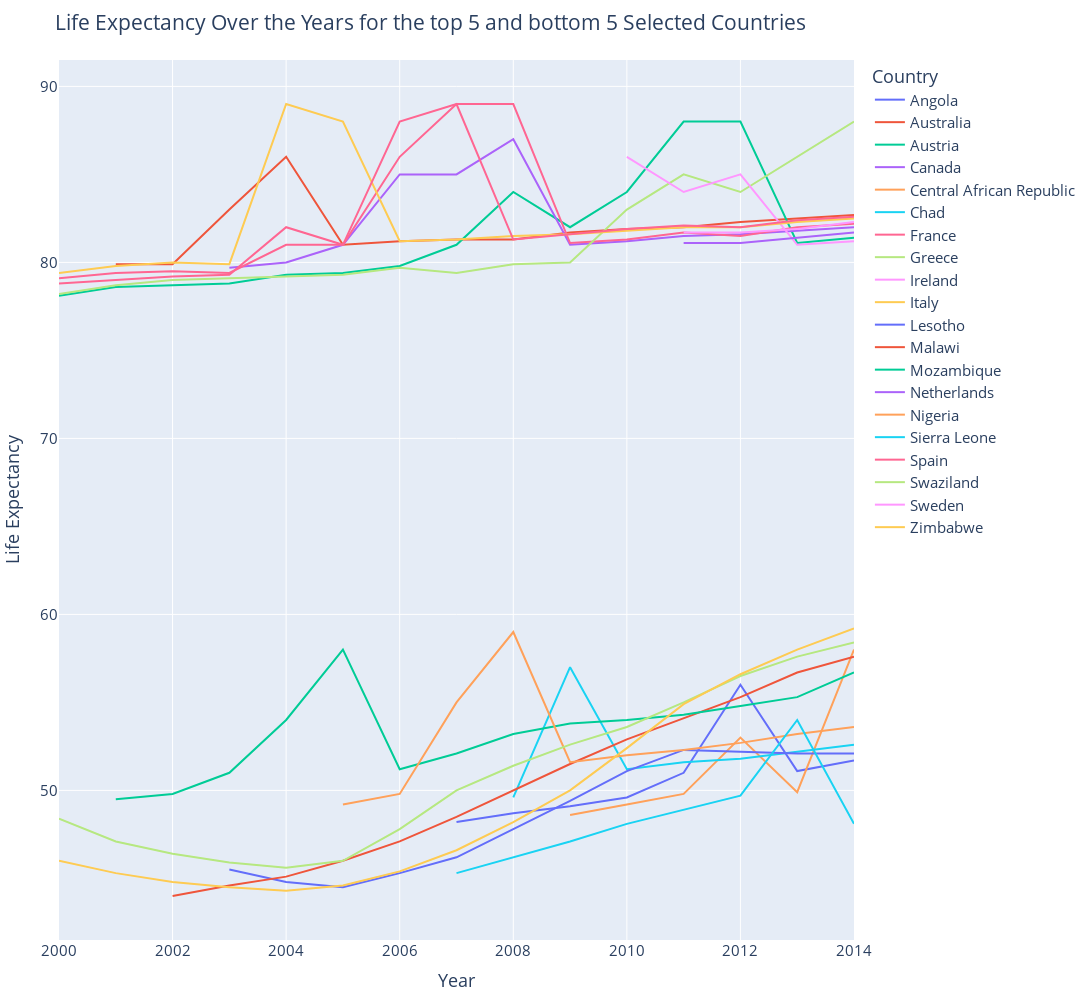

Write notebook code for a chart like this one.
### Code cell
fig = px.line(filtered_df, x='Year', y='Life expectancy ', color='Country',title='Life Expectancy Over the Years for the top 5 and bottom 5 Selected Countries')
fig.update_layout(
    xaxis_title='Year',
    yaxis_title='Life Expectancy',
    legend_title='Country',
    font=dict(size=15),
    width=1500,
    height=1000,
    margin=dict(l=20, r=20, t=60, b=20))

fig.show()

### Figure 1 — Plotly figure (JSON) as saved in the notebook; plotly's stock layout.template omitted (floating-point values rounded to 4 significant figures)
{"data": [{"hovertemplate": "Country=Angola<br>Year=%{x}<br>Life expectancy =%{y}<extra></extra>", "legendgroup": "Angola", "line": {"color": "#636efa", "dash": "solid"}, "marker": {"symbol": "circle"}, "mode": "lines", "name": "Angola", "orientation": "v", "showlegend": true, "type": "scatter", "x": [2014, 2013, 2012, 2011, 2010, 2009, 2008, 2007], "xaxis": "x", "y": [51.7, 51.1, 56, 51, 49.6, 49.1, 48.7, 48.2], "yaxis": "y"}, {"hovertemplate": "Country=Australia<br>Year=%{x}<br>Life expectancy =%{y}<extra></extra>", "legendgroup": "Australia", "line": {"color": "#EF553B", "dash": "solid"}, "marker": {"symbol": "circle"}, "mode": "lines", "name": "Australia", "orientation": "v", "showlegend": true, "type": "scatter", "x": [2014, 2013, 2012, 2011, 2010, 2009, 2008, 2007, 2006, 2005, 2004, 2003, 2002, 2001], "xaxis": "x", "y": [82.7, 82.5, 82.3, 82, 81.9, 81.7, 81.3, 81.3, 81.2, 81, 86, 83, 79.9, 79.9], "yaxis": "y"}, {"hovertemplate": "Country=Austria<br>Year=%{x}<br>Life expectancy =%{y}<extra></extra>", "legendgroup": "Austria", "line": {"color": "#00cc96", "dash": "solid"}, "marker": {"symbol": "circle"}, "mode": "lines", "name": "Austria", "orientation": "v", "showlegend": true, "type": "scatter", "x": [2014, 2013, 2012, 2011, 2010, 2009, 2008, 2007, 2006, 2005, 2004, 2003, 2002, 2001, 2000], "xaxis": "x", "y": [81.4, 81.1, 88, 88, 84, 82, 84, 81, 79.8, 79.4, 79.3, 78.8, 78.7, 78.6, 78.1], "yaxis": "y"}, {"hovertemplate": "Country=Canada<br>Year=%{x}<br>Life expectancy =%{y}<extra></extra>", "legendgroup": "Canada", "line": {"color": "#ab63fa", "dash": "solid"}, "marker": {"symbol": "circle"}, "mode": "lines", "name": "Canada", "orientation": "v", "showlegend": true, "type": "scatter", "x": [2014, 2013, 2012, 2011, 2010, 2009, 2008, 2007, 2006, 2005, 2004, 2003], "xaxis": "x", "y": [82, 81.8, 81.6, 81.5, 81.2, 81, 87, 85, 85, 81, 80, 79.7], "yaxis": "y"}, {"hovertemplate": "Country=Central African Republic<br>Year=%{x}<br>Life expectancy =%{y}<extra></extra>", "legendgroup": "Central African Republic", "line": {"color": "#FFA15A", "dash": "solid"}, "marker": {"symbol": "circle"}, "mode": "lines", "name": "Central African Republic", "orientation": "v", "showlegend": true, "type": "scatter", "x": [2014, 2013, 2012, 2011, 2010, 2009], "xaxis": "x", "y": [58, 49.9, 53, 49.8, 49.2, 48.6], "yaxis": "y"}, {"hovertemplate": "Country=Chad<br>Year=%{x}<br>Life expectancy =%{y}<extra></extra>", "legendgroup": "Chad", "line": {"color": "#19d3f3", "dash": "solid"}, "marker": {"symbol": "circle"}, "mode": "lines", "name": "Chad", "orientation": "v", "showlegend": true, "type": "scatter", "x": [2014, 2013, 2012, 2011, 2010, 2009, 2008], "xaxis": "x", "y": [52.6, 52.2, 51.8, 51.6, 51.2, 57, 49.6], "yaxis": "y"}, {"hovertemplate": "Country=France<br>Year=%{x}<br>Life expectancy =%{y}<extra></extra>", "legendgroup": "France", "line": {"color": "#FF6692", "dash": "solid"}, "marker": {"symbol": "circle"}, "mode": "lines", "name": "France", "orientation": "v", "showlegend": true, "type": "scatter", "x": [2014, 2013, 2012, 2011, 2010, 2009, 2008, 2007, 2006, 2005, 2004, 2003, 2002, 2001, 2000], "xaxis": "x", "y": [82.2, 82, 81.5, 81.7, 81.3, 81.1, 89, 89, 86, 81, 82, 79.3, 79.2, 79, 78.8], "yaxis": "y"}, {"hovertemplate": "Country=Greece<br>Year=%{x}<br>Life expectancy =%{y}<extra></extra>", "legendgroup": "Greece", "line": {"color": "#B6E880", "dash": "solid"}, "marker": {"symbol": "circle"}, "mode": "lines", "name": "Greece", "orientation": "v", "showlegend": true, "type": "scatter", "x": [2014, 2013, 2012, 2011, 2010, 2009, 2008, 2007, 2006, 2005, 2004, 2003, 2002, 2001, 2000], "xaxis": "x", "y": [88, 86, 84, 85, 83, 80, 79.9, 79.4, 79.7, 79.3, 79.2, 79.1, 79, 78.7, 78.2], "yaxis": "y"}, {"hovertemplate": "Country=Ireland<br>Year=%{x}<br>Life expectancy =%{y}<extra></extra>", "legendgroup": "Ireland", "line": {"color": "#FF97FF", "dash": "solid"}, "marker": {"symbol": "circle"}, "mode": "lines", "name": "Ireland", "orientation": "v", "showlegend": true, "type": "scatter", "x": [2014, 2013, 2012, 2011, 2010], "xaxis": "x", "y": [81.2, 81, 85, 84, 86], "yaxis": "y"}, {"hovertemplate": "Country=Italy<br>Year=%{x}<br>Life expectancy =%{y}<extra></extra>", "legendgroup": "Italy", "line": {"color": "#FECB52", "dash": "solid"}, "marker": {"symbol": "circle"}, "mode": "lines", "name": "Italy", "orientation": "v", "showlegend": true, "type": "scatter", "x": [2014, 2013, 2012, 2011, 2010, 2009, 2008, 2007, 2006, 2005, 2004, 2003, 2002, 2001, 2000], "xaxis": "x", "y": [82.5, 82.3, 82, 82, 81.8, 81.6, 81.5, 81.3, 81.2, 88, 89, 79.9, 80, 79.8, 79.4], "yaxis": "y"}, {"hovertemplate": "Country=Lesotho<br>Year=%{x}<br>Life expectancy =%{y}<extra></extra>", "legendgroup": "Lesotho", "line": {"color": "#636efa", "dash": "solid"}, "marker": {"symbol": "circle"}, "mode": "lines", "name": "Lesotho", "orientation": "v", "showlegend": true, "type": "scatter", "x": [2014, 2013, 2012, 2011, 2010, 2009, 2008, 2007, 2006, 2005, 2004, 2003], "xaxis": "x", "y": [52.1, 52.1, 52.2, 52.3, 51.1, 49.4, 47.8, 46.2, 45.3, 44.5, 44.8, 45.5], "yaxis": "y"}, {"hovertemplate": "Country=Malawi<br>Year=%{x}<br>Life expectancy =%{y}<extra></extra>", "legendgroup": "Malawi", "line": {"color": "#EF553B", "dash": "solid"}, "marker": {"symbol": "circle"}, "mode": "lines", "name": "Malawi", "orientation": "v", "showlegend": true, "type": "scatter", "x": [2014, 2013, 2012, 2011, 2010, 2009, 2008, 2007, 2006, 2005, 2004, 2003, 2002], "xaxis": "x", "y": [57.6, 56.7, 55.3, 54.1, 52.9, 51.5, 50, 48.5, 47.1, 46, 45.1, 44.6, 44], "yaxis": "y"}, {"hovertemplate": "Country=Mozambique<br>Year=%{x}<br>Life expectancy =%{y}<extra></extra>", "legendgroup": "Mozambique", "line": {"color": "#00cc96", "dash": "solid"}, "marker": {"symbol": "circle"}, "mode": "lines", "name": "Mozambique", "orientation": "v", "showlegend": true, "type": "scatter", "x": [2014, 2013, 2012, 2011, 2010, 2009, 2008, 2007, 2006, 2005, 2004, 2003, 2002, 2001], "xaxis": "x", "y": [56.7, 55.3, 54.8, 54.3, 54, 53.8, 53.2, 52.1, 51.2, 58, 54, 51, 49.8, 49.5], "yaxis": "y"}, {"hovertemplate": "Country=Netherlands<br>Year=%{x}<br>Life expectancy =%{y}<extra></extra>", "legendgroup": "Netherlands", "line": {"color": "#ab63fa", "dash": "solid"}, "marker": {"symbol": "circle"}, "mode": "lines", "name": "Netherlands", "orientation": "v", "showlegend": true, "type": "scatter", "x": [2014, 2013, 2012, 2011], "xaxis": "x", "y": [81.7, 81.4, 81.1, 81.1], "yaxis": "y"}, {"hovertemplate": "Country=Nigeria<br>Year=%{x}<br>Life expectancy =%{y}<extra></extra>", "legendgroup": "Nigeria", "line": {"color": "#FFA15A", "dash": "solid"}, "marker": {"symbol": "circle"}, "mode": "lines", "name": "Nigeria", "orientation": "v", "showlegend": true, "type": "scatter", "x": [2014, 2013, 2012, 2011, 2010, 2009, 2008, 2007, 2006, 2005], "xaxis": "x", "y": [53.6, 53.2, 52.7, 52.3, 52, 51.6, 59, 55, 49.8, 49.2], "yaxis": "y"}, {"hovertemplate": "Country=Sierra Leone<br>Year=%{x}<br>Life expectancy =%{y}<extra></extra>", "legendgroup": "Sierra Leone", "line": {"color": "#19d3f3", "dash": "solid"}, "marker": {"symbol": "circle"}, "mode": "lines", "name": "Sierra Leone", "orientation": "v", "showlegend": true, "type": "scatter", "x": [2014, 2013, 2012, 2011, 2010, 2009, 2008, 2007], "xaxis": "x", "y": [48.1, 54, 49.7, 48.9, 48.1, 47.1, 46.2, 45.3], "yaxis": "y"}, {"hovertemplate": "Country=Spain<br>Year=%{x}<br>Life expectancy =%{y}<extra></extra>", "legendgroup": "Spain", "line": {"color": "#FF6692", "dash": "solid"}, "marker": {"symbol": "circle"}, "mode": "lines", "name": "Spain", "orientation": "v", "showlegend": true, "type": "scatter", "x": [2014, 2013, 2012, 2011, 2010, 2009, 2008, 2007, 2006, 2005, 2004, 2003, 2002, 2001, 2000], "xaxis": "x", "y": [82.6, 82.4, 82, 82.1, 81.9, 81.6, 81.3, 89, 88, 81, 81, 79.4, 79.5, 79.4, 79.1], "yaxis": "y"}, {"hovertemplate": "Country=Swaziland<br>Year=%{x}<br>Life expectancy =%{y}<extra></extra>", "legendgroup": "Swaziland", "line": {"color": "#B6E880", "dash": "solid"}, "marker": {"symbol": "circle"}, "mode": "lines", "name": "Swaziland", "orientation": "v", "showlegend": true, "type": "scatter", "x": [2014, 2013, 2012, 2011, 2010, 2009, 2008, 2007, 2006, 2005, 2004, 2003, 2002, 2001, 2000], "xaxis": "x", "y": [58.4, 57.6, 56.5, 55, 53.6, 52.6, 51.4, 50, 47.8, 46, 45.6, 45.9, 46.4, 47.1, 48.4], "yaxis": "y"}, {"hovertemplate": "Country=Sweden<br>Year=%{x}<br>Life expectancy =%{y}<extra></extra>", "legendgroup": "Sweden", "line": {"color": "#FF97FF", "dash": "solid"}, "marker": {"symbol": "circle"}, "mode": "lines", "name": "Sweden", "orientation": "v", "showlegend": true, "type": "scatter", "x": [2014, 2013, 2012, 2011], "xaxis": "x", "y": [82.3, 81.9, 81.7, 81.7], "yaxis": "y"}, {"hovertemplate": "Country=Zimbabwe<br>Year=%{x}<br>Life expectancy =%{y}<extra></extra>", "legendgroup": "Zimbabwe", "line": {"color": "#FECB52", "dash": "solid"}, "marker": {"symbol": "circle"}, "mode": "lines", "name": "Zimbabwe", "orientation": "v", "showlegend": true, "type": "scatter", "x": [2014, 2013, 2012, 2011, 2010, 2009, 2008, 2007, 2006, 2005, 2004, 2003, 2002, 2001, 2000], "xaxis": "x", "y": [59.2, 58, 56.6, 54.9, 52.4, 50, 48.2, 46.6, 45.4, 44.6, 44.3, 44.5, 44.8, 45.3, 46], "yaxis": "y"}], "layout": {"font": {"size": 15}, "height": 1000, "legend": {"title": {"text": "Country"}, "tracegroupgap": 0}, "margin": {"b": 20, "l": 20, "r": 20, "t": 60}, "title": {"text": "Life Expectancy Over the Years for the top 5 and bottom 5 Selected Countries"}, "width": 1500, "xaxis": {"anchor": "y", "domain": [0, 1], "title": {"text": "Year"}}, "yaxis": {"anchor": "x", "domain": [0, 1], "title": {"text": "Life Expectancy"}}}}
